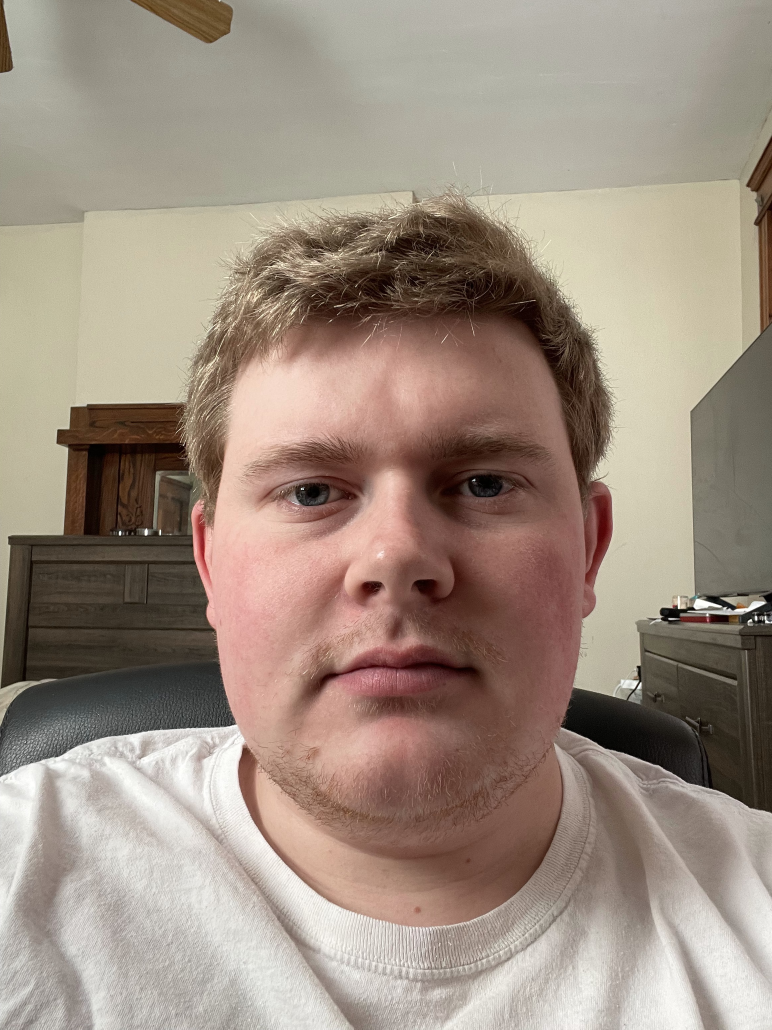
#> input picture senior_project_facial_recognition/facial_recognition_data/faces_dataset/fred/IMG_4013.jpg, 2316 x 3088 px (shown at 1/3 size); its folder holds only this picture in this run
$ jupyter execute --allow-errors recognize_images.ipynb
#> lines starting #> are read from the running program, lines starting #| are printed output that depends on the picture
#> further down, image is the input picture: shape (3088, 2316, 3); mean B, G, R 129.4, 142.6, 158.2
#> `image = imutils.resize(image, width=600)`:
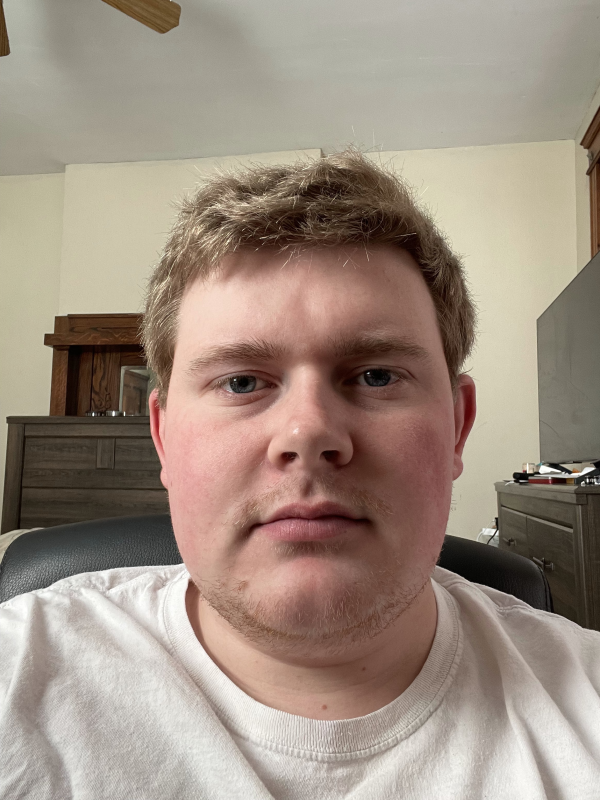
#> image: shape (800, 600, 3); mean B, G, R 129.4, 142.6, 158.2
[cell 1]
# import the necessary packages
from imutils import paths
import numpy as np
import argparse
import imutils
import pickle
import cv2
import os, sys

sys.path.append('../utilities')
from alignFaces import *

[cell 2]
data_params = {
    "input_dir":"../../facial_recognition_data/faces_dataset/fred/", # Path to input image
    "detector":"../../facial_detection/models/", # Path to OpenCV's deep learning face detector
    "embedding_model":"../models/openface.nn4.small2.v1.t7", # Path to OpenCV's embedding model
    "recognizer":"../../output/recognizer.pickle", # Path to model trained to recognize faces
    "label_encoder":"../../output/le.pickle", # Path to label encoder
    "confidence":0.5 # Min probability to filter weak detections
}

[cell 3]
# load our serialized face detector from disk
print("[INFO] loading face detector...")
protoPath = os.path.sep.join([data_params["detector"], "deploy.prototxt"])
modelPath = os.path.sep.join([data_params["detector"], "res10_300x300_ssd_iter_140000.caffemodel"])
#> (the rest of this cell did not finish here and is left out)

[cell 4]
# load our serialized face embedding model from disk
print("[INFO] loading face recognizer...")
#> (the rest of this cell did not finish here and is left out)

#> (a cell that did not finish here is left out)

[cell 6]
# grab the paths to the input images in our dataset
print("[INFO] quantifying faces...")
imagePaths = list(paths.list_images(data_params["input_dir"]))
print(*imagePaths, sep="\n")
# initialize our lists of extracted facial embeddings and
# corresponding people names
knownEmbeddings = []
knownNames = []

# initialize the total number of faces processed
total = 0

#> (a cell that did not finish here is left out)


$ run again, on senior_project_facial_recognition/facial_recognition_data/faces_dataset/fred/IMG_4019.jpg
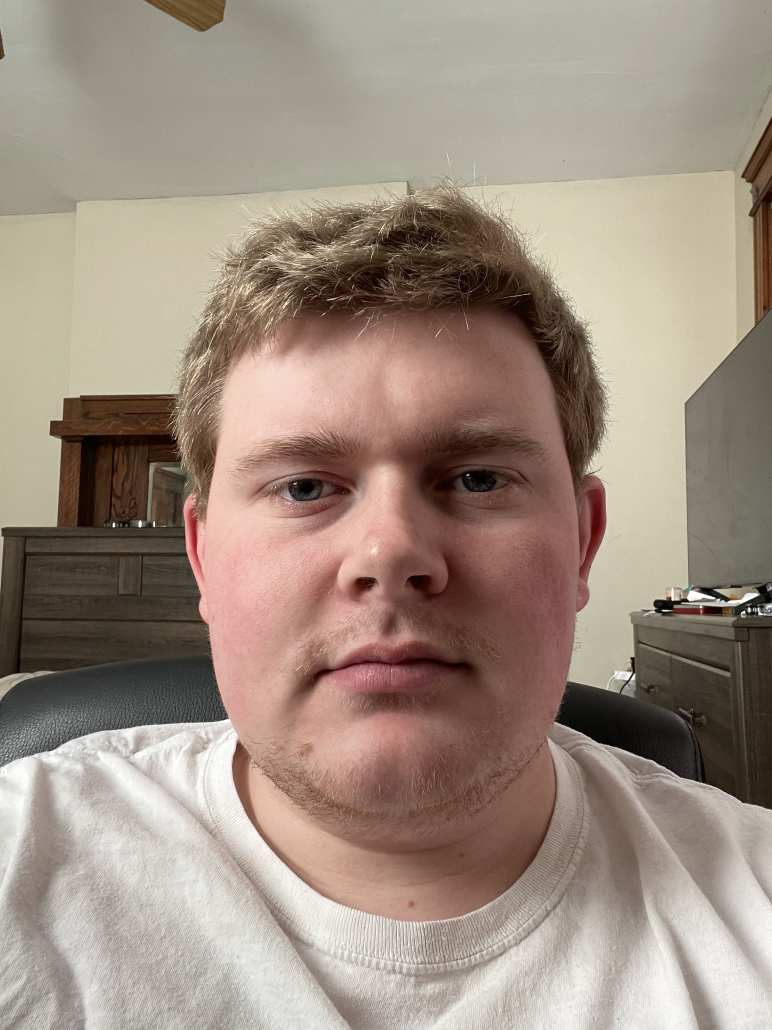
#> input picture senior_project_facial_recognition/facial_recognition_data/faces_dataset/fred/IMG_4019.jpg, 2316 x 3088 px (shown at 1/3 size)
#> image is the input picture: shape (3088, 2316, 3); mean B, G, R 129.4, 142.4, 158.3
#> `image = imutils.resize(image, width=600)`:
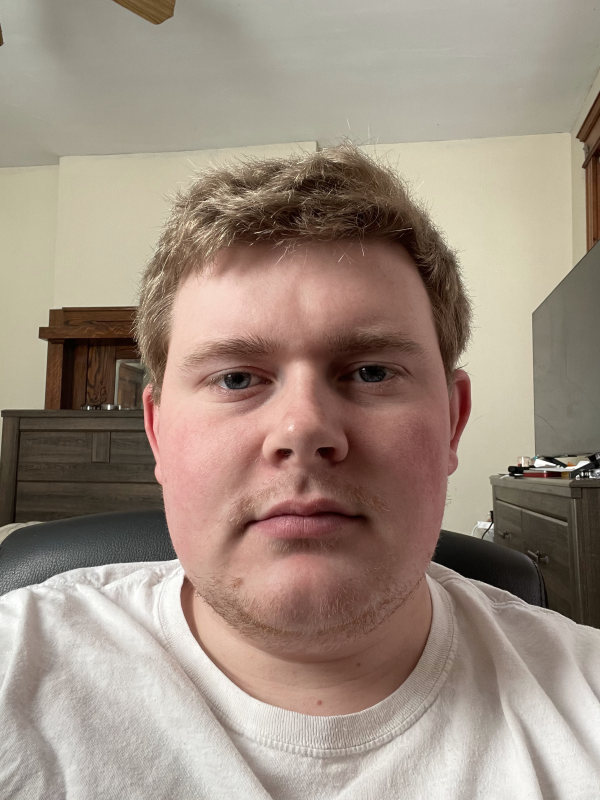
#> image: shape (800, 600, 3); mean B, G, R 129.4, 142.4, 158.3
